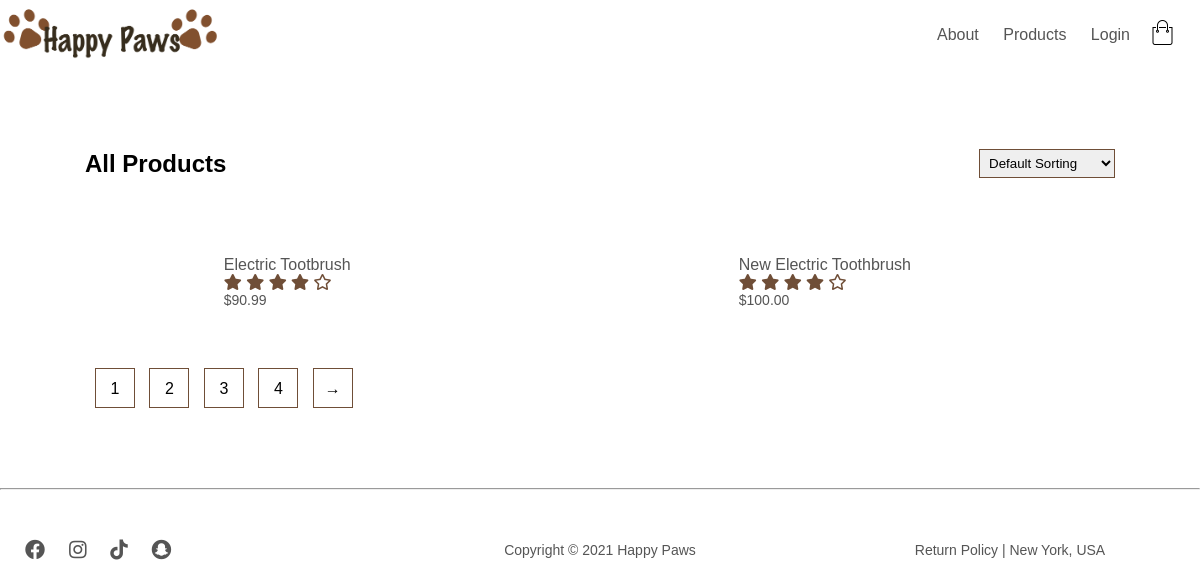
The page /products on the database as committed earlier.
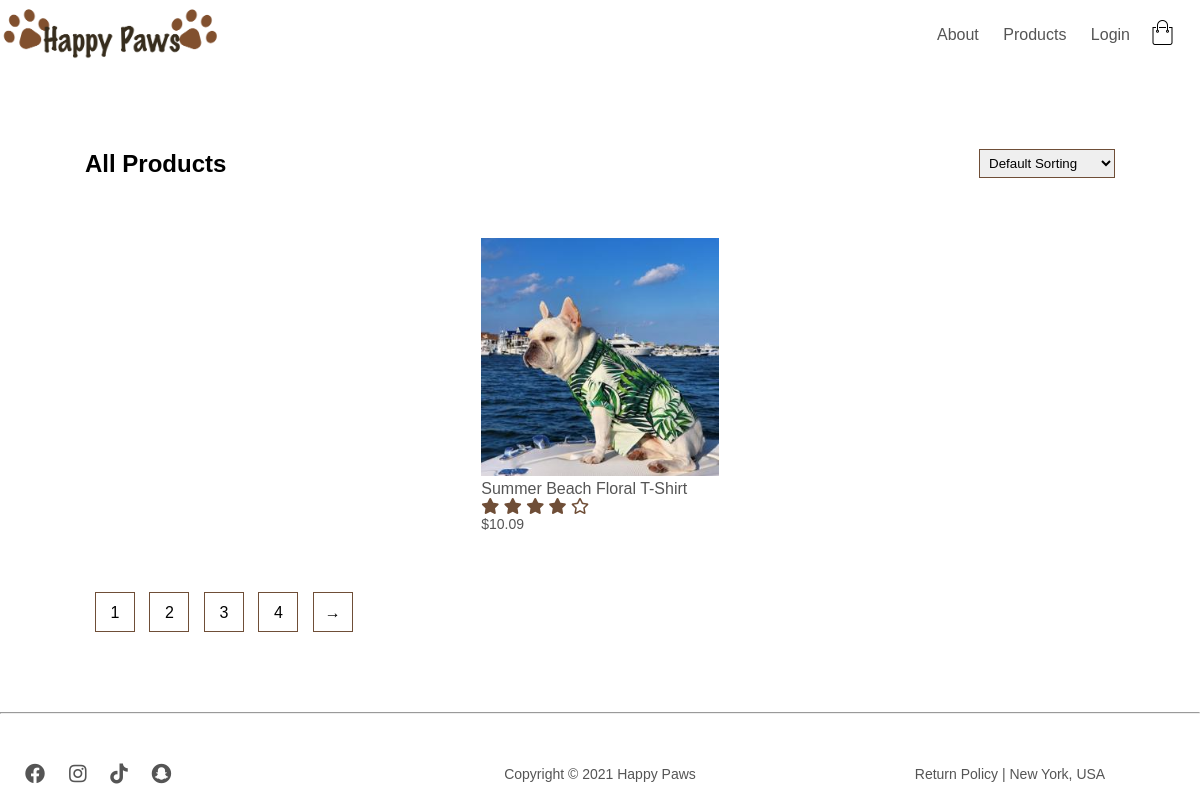
The same page on the database as committed later.
### store/models.py (models this page shows, shortened)
class Product(models.Model):
    name = models.CharField(max_length=255)
    price = models.DecimalField(max_digits=6, decimal_places=2)
    keyword = models.CharField(max_length=255)
    date_added = models.DateTimeField(default=timezone.now)
    image = models.ImageField(upload_to='products')
    description = models.TextField()
    def image_tag(self):
        return mark_safe(f'<img src="{self.image.url}" height="50">')
    image_tag.short_description = "Product Image"

### store/views.py (the view)
# urls.py: path('products', views.products, name='products'),
def products(request):
    context = {
        'products': Product.objects.all()
    }
    return render(request, 'store/products.html', context)

### store/templates/store/products.html (shortened to what this page needs)
{% extends "store/base.html" %}
{% load static %}
{% block content %}
    <div class="small-container">
        <div class="row row-2">
            <h2>All Products</h2>
            <select name="" id="">
                <option value="">Default Sorting</option>
            </select>
        </div>
        <div class="row">
            {% for product in products %}
                <div class="col-4">
                    <img src="{{ product.image.url }}" alt="">
                    <h4>{{ product.name }}</h4>
                    <div class="rating">
                            <i class="fas fa-star" aria-hidden="true"></i>
                            <i class="fas fa-star" aria-hidden="true"></i>
                            <i class="fas fa-star" aria-hidden="true"></i>
                            <i class="fas fa-star" aria-hidden="true"></i>
                            <i class="far fa-star" aria-hidden="true"></i>
                    </div>
                    <p>${{ product.price }}</p>
                </div>
            {% endfor %}
        </div>
        <div class="page-btn">
            <span>1</span>
            <span>2</span>
            <span>3</span>
            <span>4</span>
            <span>&#8594;</span>
        </div>
    </div>
{% endblock content %}

Rows that differ between the two databases and show on the page:
removed Product: name "Electric Tootbrush", price "90.99"
removed Product: name "New Electric Toothbrush", price "100.00"
added Product: image (picture), name "Summer Beach Floral T-Shirt", price "10.09"
